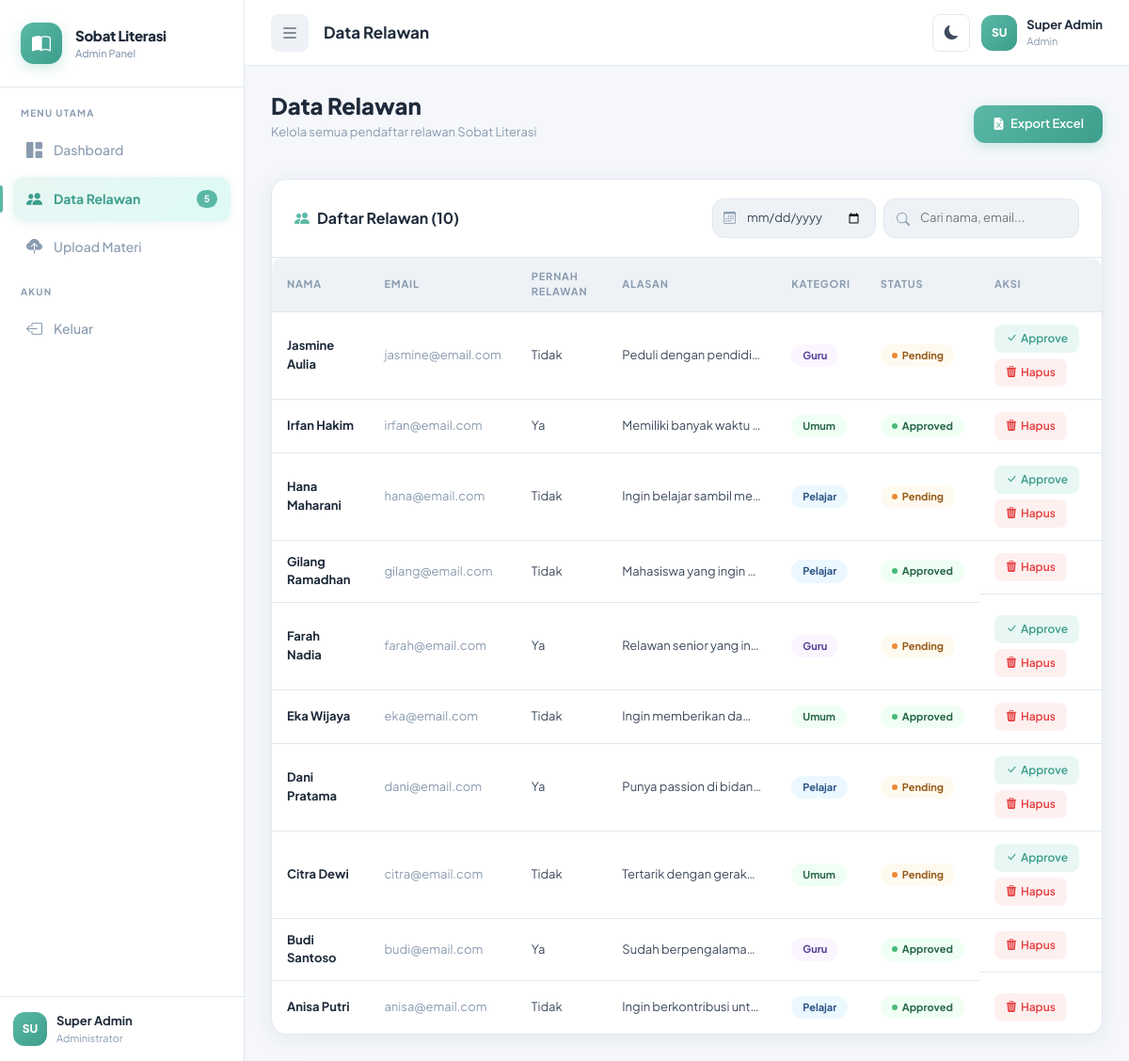
The page /relawan.php (signed in) on the database its author committed.
### tables this page shows
CREATE TABLE IF NOT EXISTS gabung (
    id INT AUTO_INCREMENT PRIMARY KEY,
    nama VARCHAR(150) NOT NULL,
    email VARCHAR(150) NOT NULL,
    pernah_relawan ENUM('ya','tidak') DEFAULT 'tidak',
    alasan TEXT,
    kategori ENUM('pelajar','guru','umum') DEFAULT 'umum',
    persetujuan TINYINT(1) DEFAULT 0,
    status ENUM('pending','approved','rejected') DEFAULT 'pending',
    created_at TIMESTAMP DEFAULT CURRENT_TIMESTAMP
);

### relawan.php (the view, shortened to what this page needs)
<?php
require_once 'config.php';
$where = '1=1';
$result = $conn->query("SELECT * FROM gabung WHERE $where ORDER BY created_at DESC");
$relawan = $result->fetch_all(MYSQLI_ASSOC);
$pageTitle = 'Data Relawan';
include 'partials/header.php';
?>
<div class="row mb-4 align-items-center">
    <div class="col">
        <h4 style="font-weight:800;color:var(--gray-dark);margin:0">Data Relawan</h4>
        <p style="color:var(--gray-mid);font-size:13px;margin-top:4px">Kelola semua pendaftar relawan Sobat Literasi</p>
    </div>
    <div class="col-auto d-flex gap-2">
        <a href="export.php" class="btn-tosca">
            <i class="bi bi-file-earmark-excel-fill"></i> Export Excel
        </a>
    </div>
</div>
<div class="card-sl">
    <div class="card-sl-header">
        <div class="card-sl-title"><i class="bi bi-people-fill"></i> Daftar Relawan (<?= count($relawan) ?>)</div>
        <div class="d-flex gap-2 flex-wrap">
            <div style="position:relative">
                <i class="bi bi-calendar3" style="position:absolute;left:12px;top:50%;transform:translateY(-50%);color:var(--gray-mid);font-size:13px;z-index:1"></i>
                <input type="date" id="dateFilter" class="search-input" style="padding-left:36px;min-width:160px">
            </div>
            <div class="search-bar">
                <i class="bi bi-search"></i>
                <input type="text" id="searchInput" class="search-input" placeholder="Cari nama, email...">
            </div>
        </div>
    </div>
    <div style="position:relative">
        <div class="table-wrap">
            <table class="table-sl">
                <thead>
                    <tr>
                        <th>Nama</th>
                        <th>Email</th>
                        <th>Pernah Relawan</th>
                        <th>Alasan</th>
                        <th>Kategori</th>
                        <th>Status</th>
                        <th>Aksi</th>
                    </tr>
                </thead>
                <tbody id="relawanTbody">
                    <?php if (empty($relawan)): ?>
                    <tr>
                        <td colspan="7">
                            <div class="empty-state">
                                <i class="bi bi-people"></i>
                                <h5>Belum ada data</h5>
                                <p>Belum ada relawan yang mendaftar</p>
                            </div>
                        </td>
                    </tr>
                    <?php else: ?>
                    <?php foreach ($relawan as $r): ?>
                    <tr id="row-<?= $r['id'] ?>">
                        <td><strong style="color:var(--gray-dark)"><?= htmlspecialchars($r['nama']) ?></strong></td>
                        <td style="color:var(--gray-mid)"><?= htmlspecialchars($r['email']) ?></td>
                        <td><?= ucfirst($r['pernah_relawan']) ?></td>
                        <td style="max-width:180px;overflow:hidden;text-overflow:ellipsis;white-space:nowrap" title="<?= htmlspecialchars($r['alasan']) ?>">
                            <?= htmlspecialchars(substr($r['alasan'],0,50)) . (strlen($r['alasan'])>50?'...':'') ?>
                        </td>
                        <td><span class="badge-sl badge-<?= $r['kategori'] ?>"><?= ucfirst($r['kategori']) ?></span></td>
                        <td id="status-<?= $r['id'] ?>">
                            <?php if($r['status']==='approved'): ?>
                            <span class="badge-sl badge-approved"><span class="dot dot-green"></span>Approved</span>
                            <?php else: ?>
                            <span class="badge-sl badge-pending"><span class="dot dot-orange"></span>Pending</span>
                            <?php endif; ?>
                        </td>
                        <td id="actions-<?= $r['id'] ?>" style="white-space:nowrap;display:flex;gap:6px;flex-wrap:wrap">
                            <?php if($r['status']==='pending'): ?>
                            <button class="btn-sm-approve" onclick="approveRelawan(<?= $r['id'] ?>)">
                                <i class="bi bi-check-lg"></i> Approve
                            </button>
                            <?php endif; ?>
                            <button class="btn-sm-delete" onclick="deleteRelawan(<?= $r['id'] ?>)">
                                <i class="bi bi-trash3-fill"></i> Hapus
                            </button>
                        </td>
                    </tr>
                    <?php endforeach; ?>
                    <?php endif; ?>
                </tbody>
            </table>
        </div>
    </div>
</div>
<?php include 'partials/footer.php'; ?>

### partials/header.php (shortened to what this page needs)
<?php
$currentPage = basename($_SERVER['PHP_SELF'], '.php');
?>
<!DOCTYPE html>
<html lang="id" data-theme="light">
<head>
    <link href="https://cdn.jsdelivr.net/npm/bootstrap@5.3.2/dist/css/bootstrap.min.css" rel="stylesheet">
    <link href="https://cdn.jsdelivr.net/npm/bootstrap-icons@1.11.3/font/bootstrap-icons.min.css" rel="stylesheet">
    <link href="assets/css/style.css" rel="stylesheet">
</head>
<body>
<div class="sidebar" id="sidebar">
    <div class="sidebar-brand">
        <div class="brand-icon"><i class="bi bi-book-half"></i></div>
        <div>
            <div class="brand-title">Sobat Literasi</div>
            <div class="brand-sub">Admin Panel</div>
        </div>
    </div>
    <nav class="sidebar-nav">
        <div class="nav-section-label">Menu Utama</div>
        <a href="dashboard.php" class="nav-item <?= $currentPage==='dashboard'?'active':'' ?>">
            <i class="bi bi-grid-1x2-fill"></i>
            <span>Dashboard</span>
        </a>
        <a href="relawan.php" class="nav-item <?= $currentPage==='relawan'?'active':'' ?>">
            <i class="bi bi-people-fill"></i>
            <span>Data Relawan</span>
            <?php
            $pendingQ = $conn->query("SELECT COUNT(*) as c FROM gabung WHERE status='pending'");
            $pendingCount = $pendingQ->fetch_assoc()['c'];
            if($pendingCount > 0): ?>
            <span class="nav-badge"><?= $pendingCount ?></span>
            <?php endif; ?>
        </a>
        <a href="upload_materi.php" class="nav-item <?= $currentPage==='upload_materi'?'active':'' ?>">
            <i class="bi bi-cloud-upload-fill"></i>
            <span>Upload Materi</span>
        </a>
        <div class="nav-section-label" style="margin-top:16px">Akun</div>
        <a href="logout.php" class="nav-item nav-logout">
            <i class="bi bi-box-arrow-left"></i>
            <span>Keluar</span>
        </a>
    </nav>
    <div class="sidebar-footer">
        <div class="admin-mini">
            <div class="admin-avatar"><?= strtoupper(substr($_SESSION['admin_nama'],0,2)) ?></div>
            <div>
                <div class="admin-mini-name"><?= htmlspecialchars($_SESSION['admin_nama']) ?></div>
                <div class="admin-mini-role">Administrator</div>
            </div>
        </div>
    </div>
</div>
<div class="main-content" id="mainContent">
    <div class="topbar">
        <div class="topbar-left">
            <button class="btn-toggle" onclick="toggleSidebar()" id="sidebarToggle">
                <i class="bi bi-list"></i>
            </button>
            <div class="page-breadcrumb">
                <span class="breadcrumb-title"><?= $pageTitle ?? 'Dashboard' ?></span>
            </div>
        </div>
        <div class="topbar-right">
            <button class="icon-btn" onclick="toggleDarkMode()" id="darkModeBtn" title="Toggle dark mode">
                <i class="bi bi-moon-fill" id="darkIcon"></i>
            </button>
            <div class="topbar-admin">
                <div class="topbar-avatar"><?= strtoupper(substr($_SESSION['admin_nama'],0,2)) ?></div>
                <div class="topbar-info">
                    <div class="topbar-name"><?= htmlspecialchars($_SESSION['admin_nama']) ?></div>
                    <div class="topbar-role">Admin</div>
                </div>
            </div>
        </div>
    </div>
    <div class="page-content">

### partials/footer.php (shortened to what this page needs)
    </div>
</div>
</body>
</html>

### rows shown on the page
gabung: nama "Jasmine Aulia", email "jasmine@email.com", pernah_relawan "Tidak", alasan "Peduli dengan pendidi…", kategori "Guru", status "pending" (drawn)
gabung: nama "Irfan Hakim", email "irfan@email.com", pernah_relawan "Ya", alasan "Memiliki banyak waktu…", kategori "Umum", status "approved" (drawn)
gabung: nama "Hana Maharani", email "hana@email.com", pernah_relawan "Tidak", alasan "Ingin belajar sambil me…", kategori "Pelajar", status "pending" (drawn)
gabung: nama "Gilang Ramadhan", email "gilang@email.com", pernah_relawan "Tidak", alasan "Mahasiswa yang ingin…", kategori "Pelajar", status "approved" (drawn)
gabung: nama "Farah Nadia", email "farah@email.com", pernah_relawan "Ya", alasan "Relawan senior yang in…", kategori "Guru", status "pending" (drawn)
gabung: nama "Eka Wijaya", email "eka@email.com", pernah_relawan "Tidak", alasan "Ingin memberikan da…", kategori "Umum", status "approved" (drawn)
gabung: nama "Dani Pratama", email "dani@email.com", pernah_relawan "Ya", alasan "Punya passion di bidan…", kategori "Pelajar", status "pending" (drawn)
gabung: nama "Citra Dewi", email "citra@email.com", pernah_relawan "Tidak", alasan "Tertarik dengan gerak…", kategori "Umum", status "pending" (drawn)
gabung: nama "Budi Santoso", email "budi@email.com", pernah_relawan "Ya", alasan "Sudah berpengalama…", kategori "Guru", status "approved" (drawn)
gabung: nama "Anisa Putri", email "anisa@email.com", pernah_relawan "Tidak", alasan "Ingin berkontribusi unt…", kategori "Pelajar", status "approved" (drawn)

### other values the page prints
$pendingCount "5"
substr($_SESSION['admin_nama'],0,2) "SU"
$_SESSION['admin_nama'] "Super Admin"
$pageTitle "Data Relawan"
count($relawan) "10"
